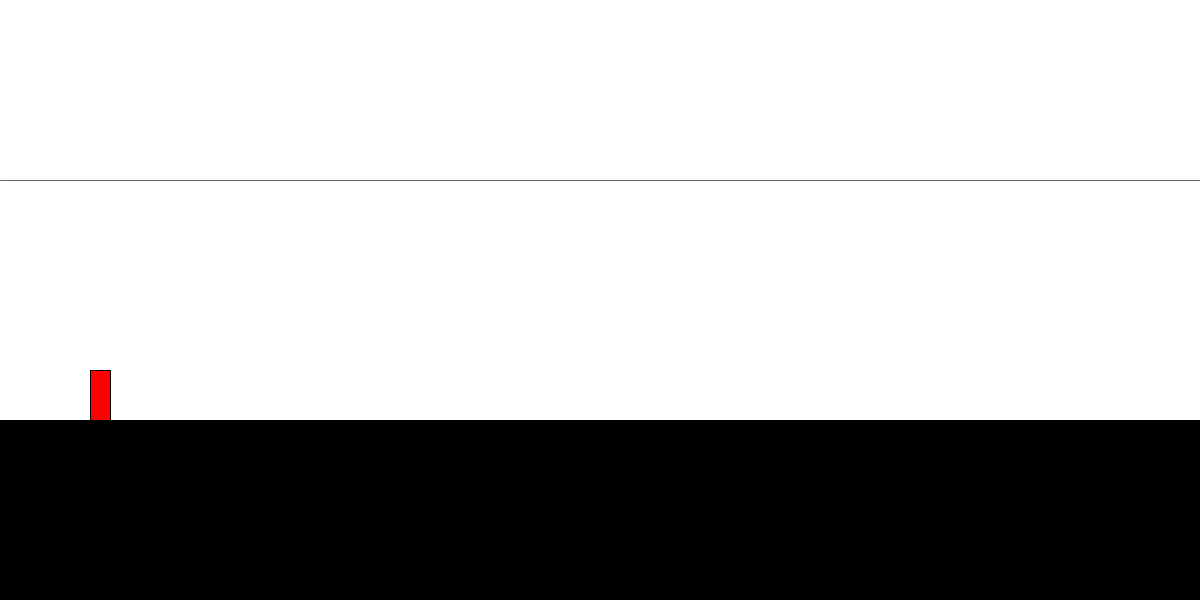
Frame 1 (no input)
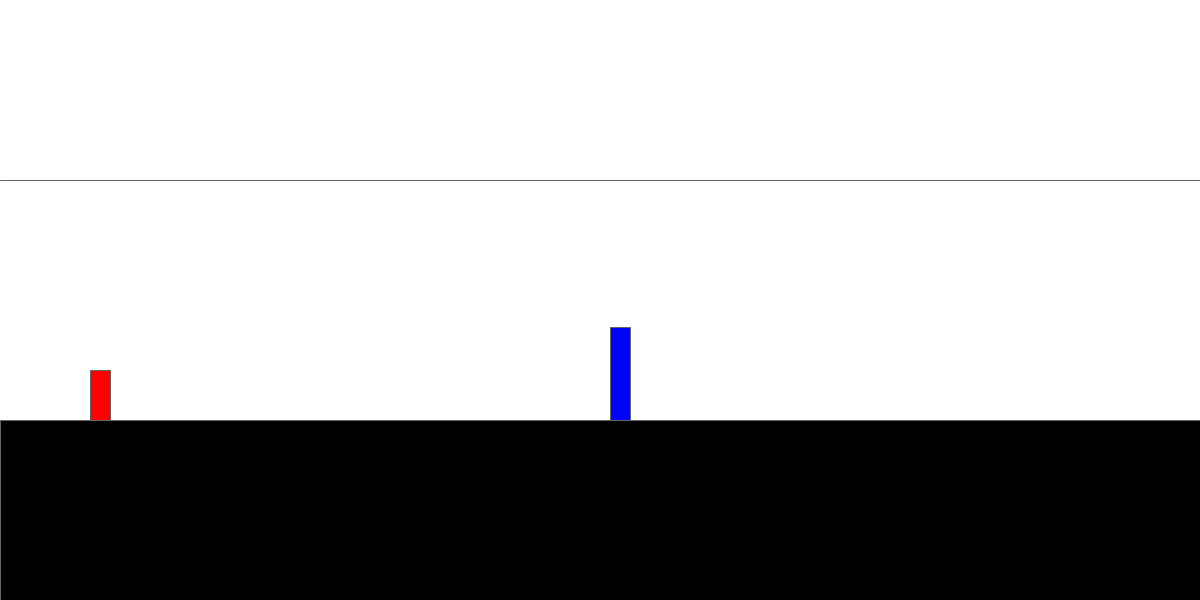
Frame 60 (the mouse pressed at the canvas centre just before this capture)
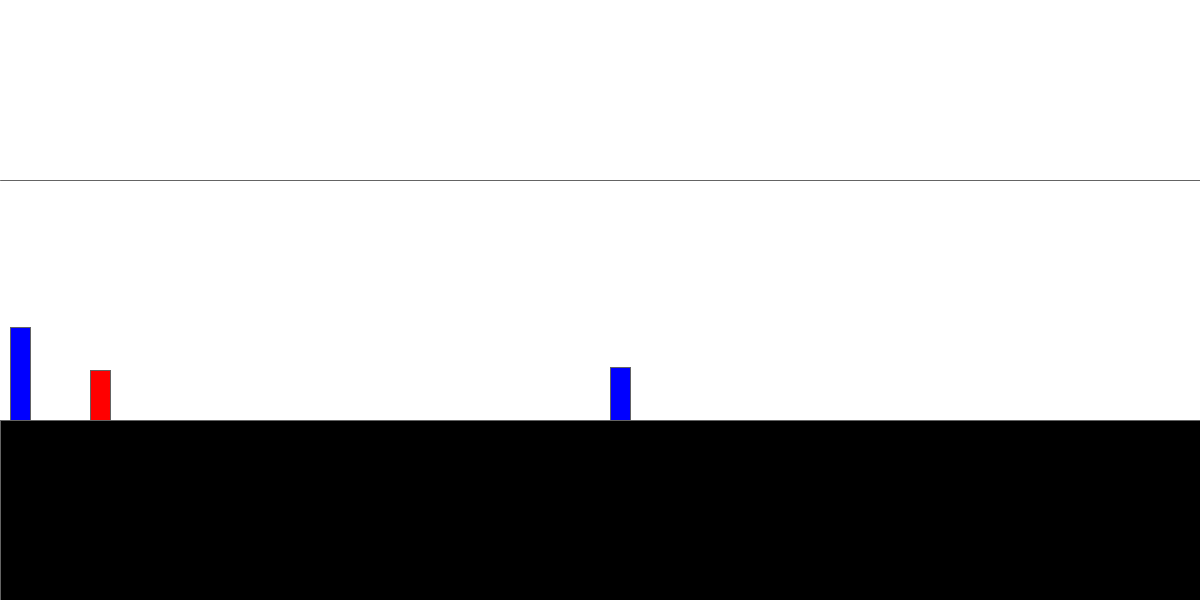
Frame 120 (the mouse held since frame 60 and released just before this capture)

The Processing sketch that drew these frames (run headless with seeded random() and noise(); from frame 60 on, the mouse is pressed at the canvas centre):

// Processing sketch: Phantom_Runner_Game
// ── Phantom_Runner_Game.pde
/**
 * Phantom Runner
 * 
 * Simple runner game much like Google's 
 * T-Rex Runner game but with a twist!
 *
 * Ideas: Shadow Ability that makes you invinsible
 *        for t seconds. After T seconds, you enter new level
 *        (shown in fading in/out text on top of screen) and speeds get faster and colors change.
 */
Character player;

ArrayList<ObstacleBar> obstacles;
float barSpeed;
float barDistance;

int bgColor;
int floorColor;
float floorHeight;

//jumping mechanics variables
boolean jumping;
boolean goingUp;
float yOffset;
float topBoundaryHeight;
float topBoundary;
boolean showBoundary = true; //for testing

void setup() {
  size(1200, 600);
  surface.setTitle("Phantom Runner");
  surface.setResizable(true);
  surface.setLocation(700, 900);
  
  player = new Character(90, 0.3*height);
  
  bgColor = #FFFFFF;
  floorColor = #000000;
  floorHeight = player.getY();
  
  //init jumping variables
  jumping = false;
  goingUp = true;
  yOffset = 10.00;
  topBoundaryHeight = 200;
  topBoundary = (int) player.getOgY()+topBoundaryHeight;
  
  //obstacles
  barSpeed = 10;
  barDistance = 600;
  obstacles = new ArrayList();
  for(int i = 0; i < 5; i++){
    obstacles.add(new ObstacleBar(width+i*barDistance,player.getOgY(), random(0.5*player.getHeight(),0.65*topBoundaryHeight)));
  }
}
void draw() {    
  background(bgColor);

  //draw floor
  fill(floorColor);
  rectMode(CORNER);
  rect(0, height-floorHeight, width, floorHeight);

  //draw character + bar
  player.show();
  for(ObstacleBar b : obstacles){b.show();}
  
  //shows boundary line for testing (
  if(showBoundary){
    stroke(100); 
    line(0, topBoundary-topBoundaryHeight, width, topBoundary-topBoundaryHeight);
    println(topBoundary-topBoundaryHeight);
  }

  //updates position based on if character is jumping
  if (jumping) {
    if (player.getY() < topBoundary && goingUp) {
      player.changeY(yOffset);
    }else if (!player.onGround()){
      goingUp = false;
      player.changeY(-yOffset);
    }else{
      goingUp = true;
      jumping = false;
    }
  }
  
  //moves obstacles
  for(ObstacleBar b : obstacles){b.changeX(-barSpeed);}
  //checks for out of page obstacles
  float xthreshold = 0-obstacles.get(0).getWidth();
  if(obstacles.get(0).getX()< xthreshold){
    obstacles.remove(0);
    obstacles.add(new ObstacleBar(obstacles.get(obstacles.size()-1).getX()+barDistance,player.getOgY(), random(0.5*player.getHeight(),0.7*topBoundaryHeight)));
  }
}
void keyPressed() {
  float yOffset = 30.00;
  if (key == ' ') {
    if (jumping) {
    } else {
      jumping = true;
      player.changeY(yOffset);
    }
  } 
  if (key == CODED) {
    if (keyCode == UP) {
      //only jump if on ground!
      player.changeY(yOffset);
    } else if (keyCode == DOWN) {
      player.changeY(-yOffset);
    }
  }
}

// ── Character.pde
class Character{
  private boolean inShadowMode;
  private float xpos, ypos;
  private float ogX, ogY;
  private int characterColor;
  private float wdth, hgt;
  
  public Character(float x, float y){
    x = Float.parseFloat(nf(x, 0, 2));
    y = Float.parseFloat(nf(y, 0, 2));
    xpos = x;
    ypos = y;
    ogX = x;
    ogY = y;
    characterColor = #FF0000;
    wdth = 20;
    hgt = 50;
  }
  
  //show character
  public void show(){
    fill(characterColor);
    rectMode(CORNER);
    rect(xpos,height-ypos-hgt, wdth, hgt);
  }
  
  //returns whether or not character is on/under ground
  public boolean onGround(){
    return Float.parseFloat(nf(height-ypos-hgt, 0, 2)) == Float.parseFloat(nf(height-ogY-hgt, 0, 2));
  }
  
  //getters and setters
  public float getX(){ return Float.parseFloat(nf(xpos, 0, 2)); } //returns 2 decimal places
  public float getY() { return Float.parseFloat(nf(ypos, 0, 2)); }
  public float getHeight() { return hgt; }
  public float getOgX(){ return Float.parseFloat(nf(ogX, 0, 2)); } //returns 2 decimal places
  public float getOgY() { return Float.parseFloat(nf(ogY, 0, 2)); }
  public void setX(float x){ xpos = x; }  
  public void setY(float y){ ypos = y; }
  
  public void changeX(float x){ xpos += x; }  
  public void changeY(float y){ ypos += y; }
}

// ── ObstacleBar.pde
class ObstacleBar{
  private float xpos, ypos;
  private float ogX, ogY;
  private int barColor;
  private float wdth, hgt;
  
  public ObstacleBar(float x, float y){
    x = Float.parseFloat(nf(x, 0, 2));
    y = Float.parseFloat(nf(y, 0, 2));
    xpos = x;
    ypos = y;
    ogX = x;
    ogY = y;
    barColor = #0000FF;
    wdth = 20;
    hgt = 60;
  }
  
  public ObstacleBar(float x, float y, float h){
    x = Float.parseFloat(nf(x, 0, 2));
    y = Float.parseFloat(nf(y, 0, 2));
    xpos = x;
    ypos = y;
    ogX = x;
    ogY = y;
    barColor = #0000FF;
    wdth = 20;
    hgt = h;
  }
  
  //show character
  public void show(){
    fill(barColor);
    rectMode(CORNER);
    rect(xpos,height-ypos-hgt, wdth, hgt);
  }
  
  //getters and setters
  public float getX(){ return Float.parseFloat(nf(xpos, 0, 2)); } //returns 2 decimal places
  public float getY() { return Float.parseFloat(nf(ypos, 0, 2)); }
  public float getOgX(){ return Float.parseFloat(nf(ogX, 0, 2)); } //returns 2 decimal places
  public float getOgY() { return Float.parseFloat(nf(ogY, 0, 2)); }
  public float getWidth() { return wdth; }
  public void setX(float x){ xpos = x; }  
  public void setY(float y){ ypos = y; }
  
  public void changeX(float x){ xpos += x; }  
  public void changeY(float y){ ypos += y; }
}
